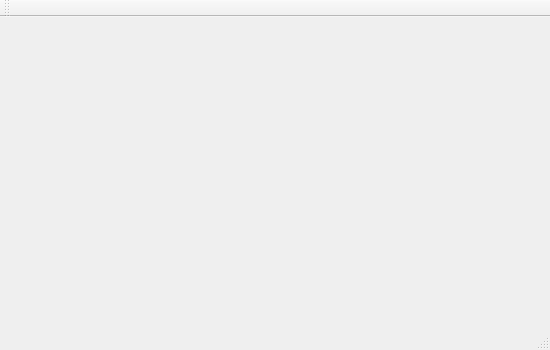
<?xml version="1.0" encoding="UTF-8"?>
<ui version="4.0">
 <class>Timer</class>
 <widget class="QMainWindow" name="Timer">
  <property name="geometry">
   <rect>
    <x>0</x>
    <y>0</y>
    <width>550</width>
    <height>350</height>
   </rect>
  </property>
  <property name="windowTitle">
   <string>Timer</string>
  </property>
  <widget class="QWidget" name="centralWidget">
   <property name="enabled">
    <bool>true</bool>
   </property>
  </widget>
  <widget class="QMenuBar" name="menuBar">
   <property name="geometry">
    <rect>
     <x>0</x>
     <y>0</y>
     <width>550</width>
     <height>25</height>
    </rect>
   </property>
  </widget>
  <widget class="QToolBar" name="mainToolBar">
   <attribute name="toolBarArea">
    <enum>TopToolBarArea</enum>
   </attribute>
   <attribute name="toolBarBreak">
    <bool>false</bool>
   </attribute>
  </widget>
  <widget class="QStatusBar" name="statusBar"/>
 </widget>
 <layoutdefault spacing="6" margin="11"/>
 <resources/>
 <connections/>
</ui>
